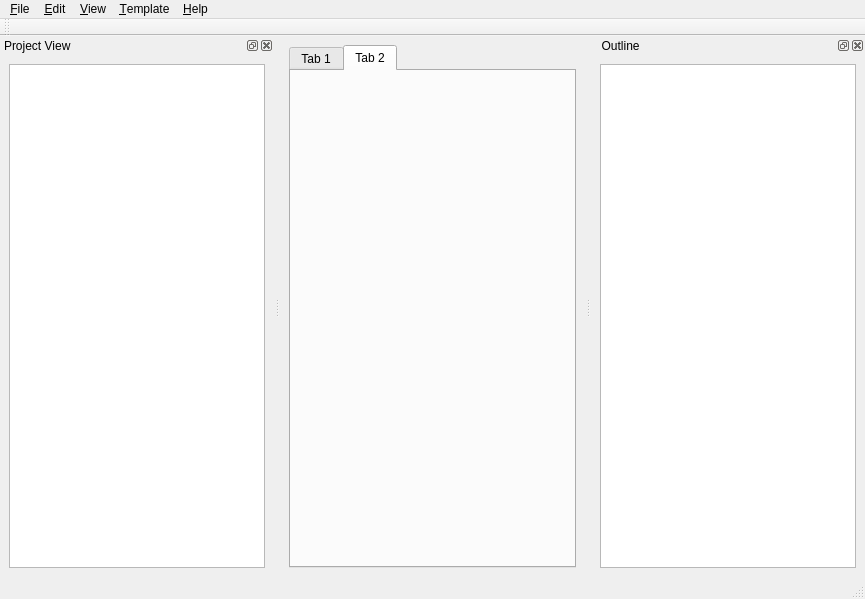
<?xml version="1.0" encoding="UTF-8"?>
<ui version="4.0">
 <class>MainWindow</class>
 <widget class="QMainWindow" name="MainWindow">
  <property name="geometry">
   <rect>
    <x>0</x>
    <y>0</y>
    <width>865</width>
    <height>599</height>
   </rect>
  </property>
  <property name="windowTitle">
   <string>MainWindow</string>
  </property>
  <widget class="QWidget" name="centralwidget">
   <layout class="QHBoxLayout" name="horizontalLayout_4">
    <item>
     <widget class="QTabWidget" name="tab_widget">
      <property name="enabled">
       <bool>true</bool>
      </property>
      <property name="sizePolicy">
       <sizepolicy hsizetype="Expanding" vsizetype="Expanding">
        <horstretch>0</horstretch>
        <verstretch>0</verstretch>
       </sizepolicy>
      </property>
      <property name="layoutDirection">
       <enum>Qt::LeftToRight</enum>
      </property>
      <property name="currentIndex">
       <number>1</number>
      </property>
      <widget class="QWidget" name="tab_3">
       <attribute name="title">
        <string>Tab 1</string>
       </attribute>
       <layout class="QVBoxLayout" name="verticalLayout">
        <item>
         <widget class="QTextEdit" name="textEdit">
          <property name="enabled">
           <bool>true</bool>
          </property>
          <property name="documentTitle">
           <string/>
          </property>
         </widget>
        </item>
       </layout>
      </widget>
      <widget class="QWidget" name="tab_4">
       <attribute name="title">
        <string>Tab 2</string>
       </attribute>
      </widget>
     </widget>
    </item>
   </layout>
  </widget>
  <widget class="QMenuBar" name="menubar">
   <property name="geometry">
    <rect>
     <x>0</x>
     <y>0</y>
     <width>865</width>
     <height>25</height>
    </rect>
   </property>
   <widget class="QMenu" name="menu_file">
    <property name="title">
     <string>&amp;File</string>
    </property>
    <addaction name="action_open"/>
    <addaction name="action_save"/>
    <addaction name="action_import_project"/>
    <addaction name="action_new"/>
    <addaction name="separator"/>
    <addaction name="action_exit"/>
   </widget>
   <widget class="QMenu" name="menu_help">
    <property name="title">
     <string>&amp;Help</string>
    </property>
    <addaction name="action_about"/>
   </widget>
   <widget class="QMenu" name="menu_view">
    <property name="title">
     <string>&amp;View</string>
    </property>
   </widget>
   <widget class="QMenu" name="menu_edit">
    <property name="title">
     <string>&amp;Edit</string>
    </property>
    <addaction name="action_undo"/>
    <addaction name="action_redo"/>
    <addaction name="separator"/>
   </widget>
   <widget class="QMenu" name="menu_templates">
    <property name="title">
     <string>&amp;Template</string>
    </property>
   </widget>
   <addaction name="menu_file"/>
   <addaction name="menu_edit"/>
   <addaction name="menu_view"/>
   <addaction name="menu_templates"/>
   <addaction name="menu_help"/>
  </widget>
  <widget class="QStatusBar" name="statusbar"/>
  <widget class="QToolBar" name="toolbar">
   <property name="windowTitle">
    <string>toolBar</string>
   </property>
   <attribute name="toolBarArea">
    <enum>TopToolBarArea</enum>
   </attribute>
   <attribute name="toolBarBreak">
    <bool>false</bool>
   </attribute>
  </widget>
  <widget class="QDockWidget" name="dock_outline">
   <property name="allowedAreas">
    <set>Qt::LeftDockWidgetArea|Qt::RightDockWidgetArea</set>
   </property>
   <property name="windowTitle">
    <string>  Outline</string>
   </property>
   <attribute name="dockWidgetArea">
    <number>2</number>
   </attribute>
   <widget class="QWidget" name="dockWidgetContents_4">
    <layout class="QHBoxLayout" name="horizontalLayout_3">
     <item>
      <widget class="QListView" name="listView_3"/>
     </item>
    </layout>
   </widget>
  </widget>
  <widget class="QDockWidget" name="dock_projects">
   <property name="sizePolicy">
    <sizepolicy hsizetype="Expanding" vsizetype="Expanding">
     <horstretch>0</horstretch>
     <verstretch>0</verstretch>
    </sizepolicy>
   </property>
   <property name="floating">
    <bool>false</bool>
   </property>
   <property name="allowedAreas">
    <set>Qt::LeftDockWidgetArea|Qt::RightDockWidgetArea</set>
   </property>
   <property name="windowTitle">
    <string>Project View</string>
   </property>
   <attribute name="dockWidgetArea">
    <number>1</number>
   </attribute>
   <widget class="QWidget" name="dockWidgetContents_3">
    <property name="styleSheet">
     <string notr="true"/>
    </property>
    <layout class="QHBoxLayout" name="horizontalLayout_2">
     <item>
      <widget class="QListView" name="listView_2">
       <property name="enabled">
        <bool>true</bool>
       </property>
       <property name="sizePolicy">
        <sizepolicy hsizetype="Preferred" vsizetype="Preferred">
         <horstretch>100</horstretch>
         <verstretch>100</verstretch>
        </sizepolicy>
       </property>
       <property name="autoScroll">
        <bool>true</bool>
       </property>
       <property name="autoScrollMargin">
        <number>18</number>
       </property>
       <property name="resizeMode">
        <enum>QListView::Fixed</enum>
       </property>
       <property name="spacing">
        <number>0</number>
       </property>
      </widget>
     </item>
    </layout>
   </widget>
  </widget>
  <action name="action_import_project">
   <property name="text">
    <string>&amp;Import</string>
   </property>
   <property name="shortcut">
    <string>Ctrl+P</string>
   </property>
  </action>
  <action name="action_save">
   <property name="text">
    <string>&amp;Save</string>
   </property>
   <property name="shortcut">
    <string>Ctrl+S</string>
   </property>
  </action>
  <action name="action_open">
   <property name="text">
    <string>&amp;Open</string>
   </property>
   <property name="shortcut">
    <string>Ctrl+O</string>
   </property>
  </action>
  <action name="action_new">
   <property name="text">
    <string>&amp;New</string>
   </property>
   <property name="shortcut">
    <string>Ctrl+N</string>
   </property>
  </action>
  <action name="action_exit">
   <property name="text">
    <string>&amp;Exit</string>
   </property>
   <property name="shortcut">
    <string>Ctrl+Q</string>
   </property>
  </action>
  <action name="action_about">
   <property name="text">
    <string>About</string>
   </property>
   <property name="shortcut">
    <string>F1</string>
   </property>
  </action>
  <action name="action_undo">
   <property name="text">
    <string>Undo</string>
   </property>
   <property name="shortcut">
    <string>Ctrl+Z</string>
   </property>
  </action>
  <action name="action_redo">
   <property name="text">
    <string>Redo</string>
   </property>
   <property name="shortcut">
    <string>Ctrl+Y</string>
   </property>
  </action>
 </widget>
 <resources/>
 <connections>
  <connection>
   <sender>action_exit</sender>
   <signal>triggered()</signal>
   <receiver>MainWindow</receiver>
   <slot>close()</slot>
   <hints>
    <hint type="sourcelabel">
     <x>432</x>
     <y>299</y>
    </hint>
    <hint type="destinationlabel">
     <x>432</x>
     <y>299</y>
    </hint>
   </hints>
  </connection>
 </connections>
</ui>
